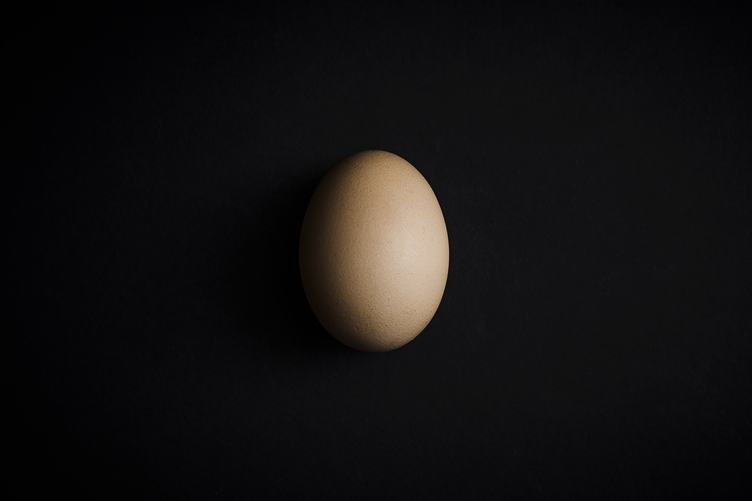
%> input picture 9. Watershed/egg.jpg, 752 x 501 px
$ octave watershed1.m   (GNU Octave 9; MATLAB toolbox functions it lacks are replaced by stand-ins)
%> lines starting %> are read from the running program, lines starting %| are printed output that depends on the picture; in (x1, y1, x2, y2) boxes, pixels count from 0 and x2, y2 are one past the last pixel; in counts of white or black regions, pixels touching at a corner belong together; the program's own positions count from 1
clear;
clc;
%% A
f = imread('egg.jpg');
%> f is the input picture: size 501x752x3 uint8; mean R, G, B 18.6, 17.2, 17.3
g =rgb2gray(f);
%g = mesh(f)
subplot(2,4,1)
imshow(g)
title('Original image')
%% B
[Gx Gy] = imgradientxy(g);
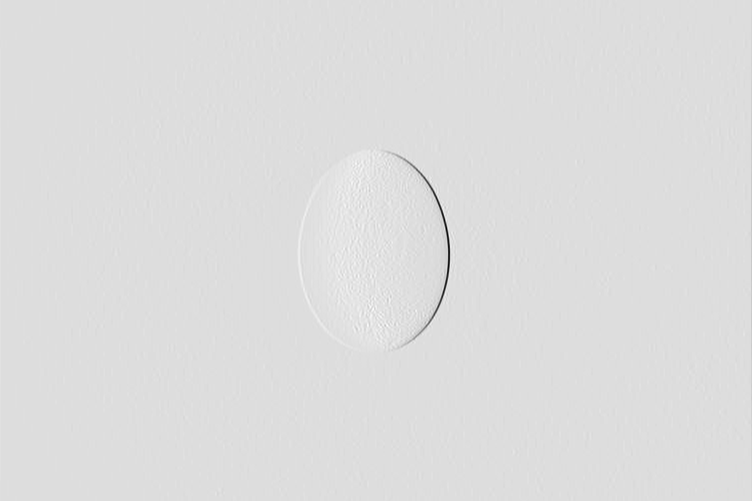
%> Gx: size 501x752 double; min -658, max 99, mean 0; drawn with min black and max white
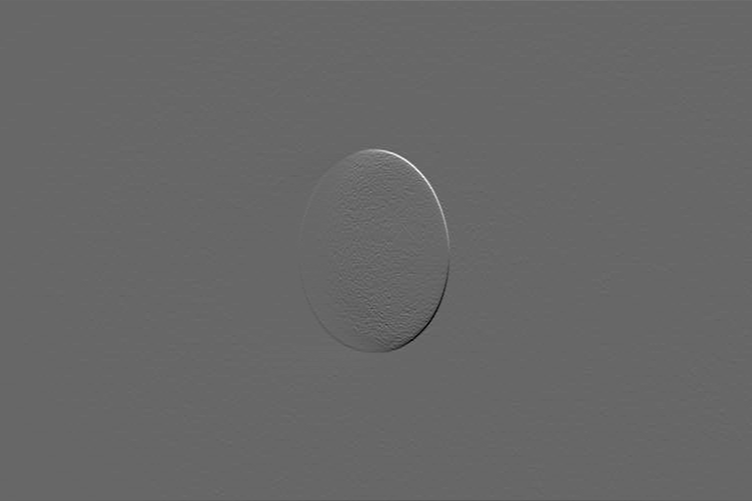
%> Gy: size 501x752 double; min -276, max 402, mean 0; drawn with min black and max white
L = watershed(g);
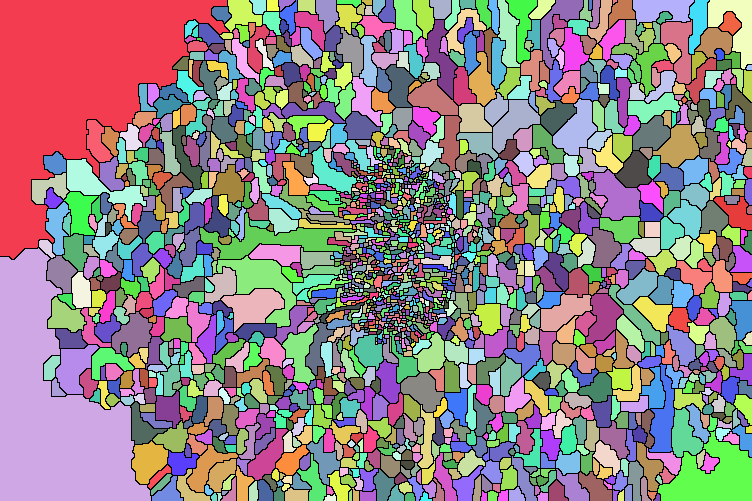
%> L: size 501x752 uint16; 1915 distinct labels, from 0 to 1914; one colour per label, 0 black
wr=L==0;
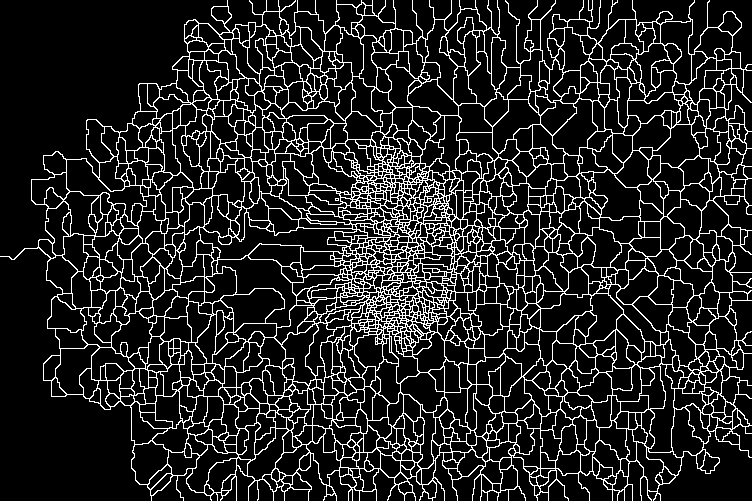
%> wr: size 501x752 logical; 14% white in thin lines or dots
subplot(2,4,2)
imshow(wr)
title('Direct Watershed')
%% C: Regional Minima
rm = imregionalmin(g);
%> rm: size 501x752 logical; 3.9% white in thin lines or dots
subplot(2,4,3)
imshow(rm)
title('Regional Minima')
%% D: Internal Markers
im = imextendedmin(g,50);
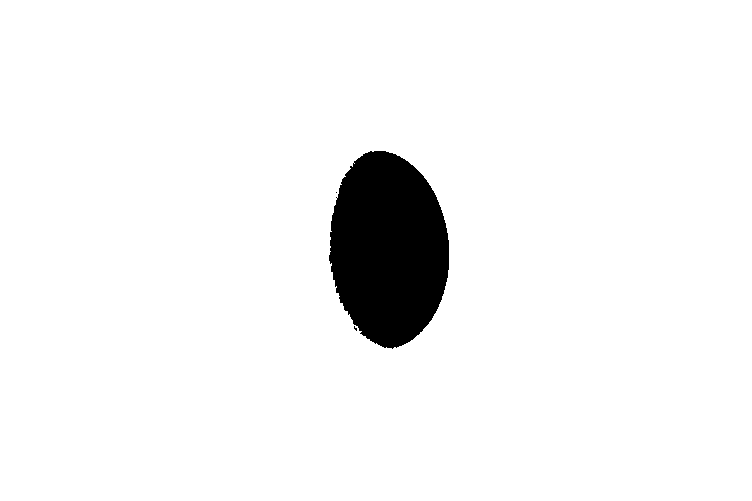
%> im: size 501x752 logical; 95.2% white; 3 black regions (2 under 20 px), largest, box (x1, y1, x2, y2) and area: (329, 151, 449, 349) 18154
fim=g;
fim(im) = 175;
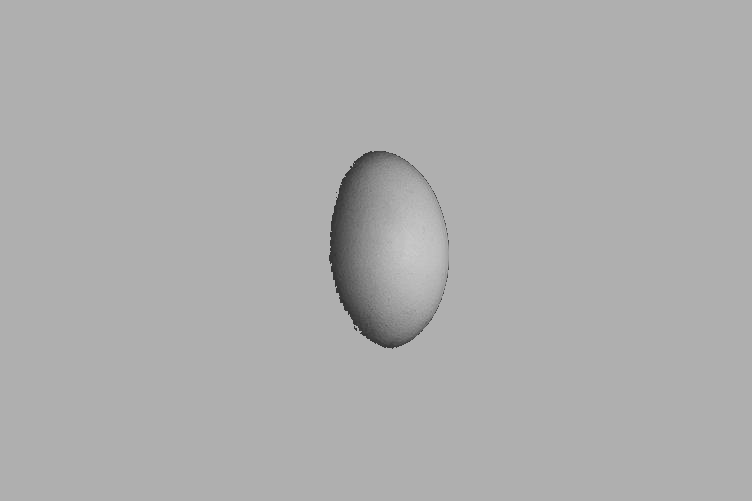
%> fim: size 501x752 uint8; min 48, max 203, mean 173.3
subplot(2,4,4)
imshow(fim)
title('Internal Markers')
%% E: External Markers
Lim = watershed(bwdist(im));
%> Lim: size 501x752 uint8; every value is 1
em=Lim==0;
%> em: size 501x752 logical; every value is 0
subplot(2,4,5)
imshow(em)
title('External Markers')
%% F: Modified gradient image obtained from internal and external markers
g2 = imimposemin(g, im | em);
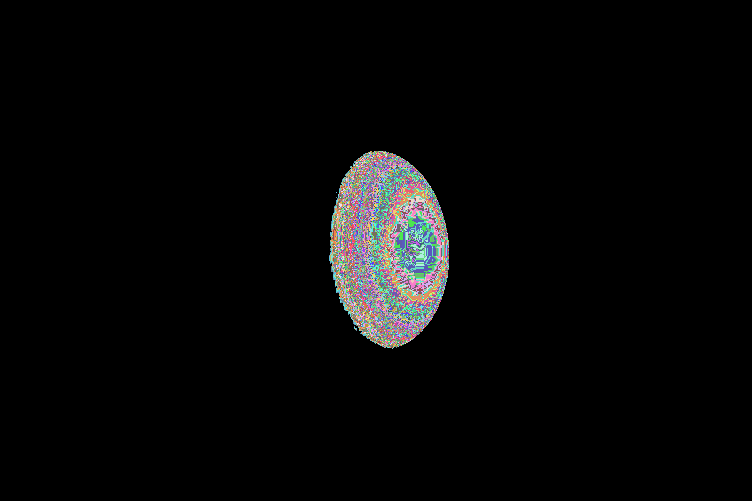
%> g2: size 501x752 uint8; 154 distinct labels, from 0 to 204; one colour per label, 0 black
subplot(2,4,6)
imshow(g2)
title('Modified gradient image obtained from internal and external markers')
%% Final Segmentation Result
L2 = watershed(g2);
f2 = g;
%f2 = f(:,:,2);
f2(L2 == 0) = 255;
subplot(2,4,7)
imshow(f2)
title('Final Segmentation Result')
%%
imshow(f2)
